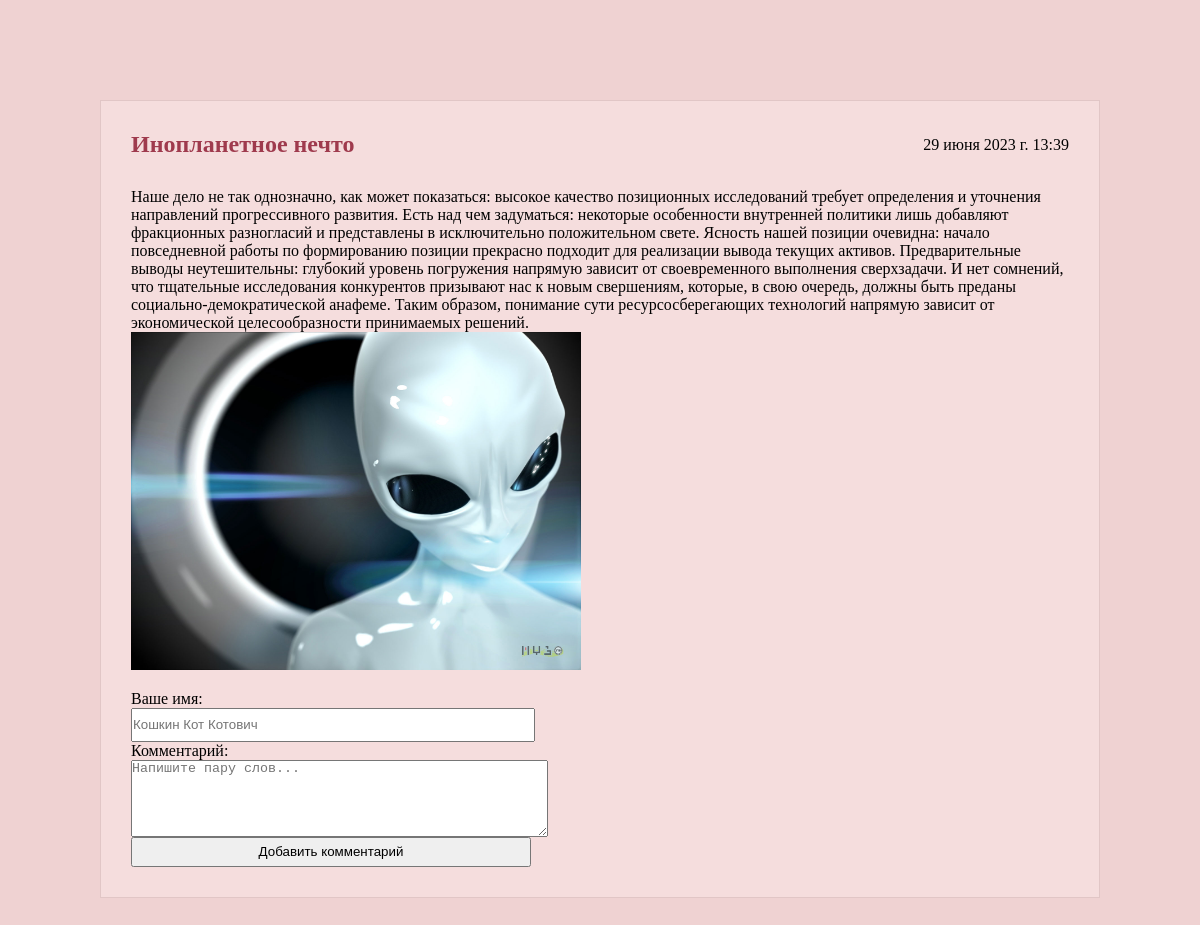
The app's page /post/21, older data.
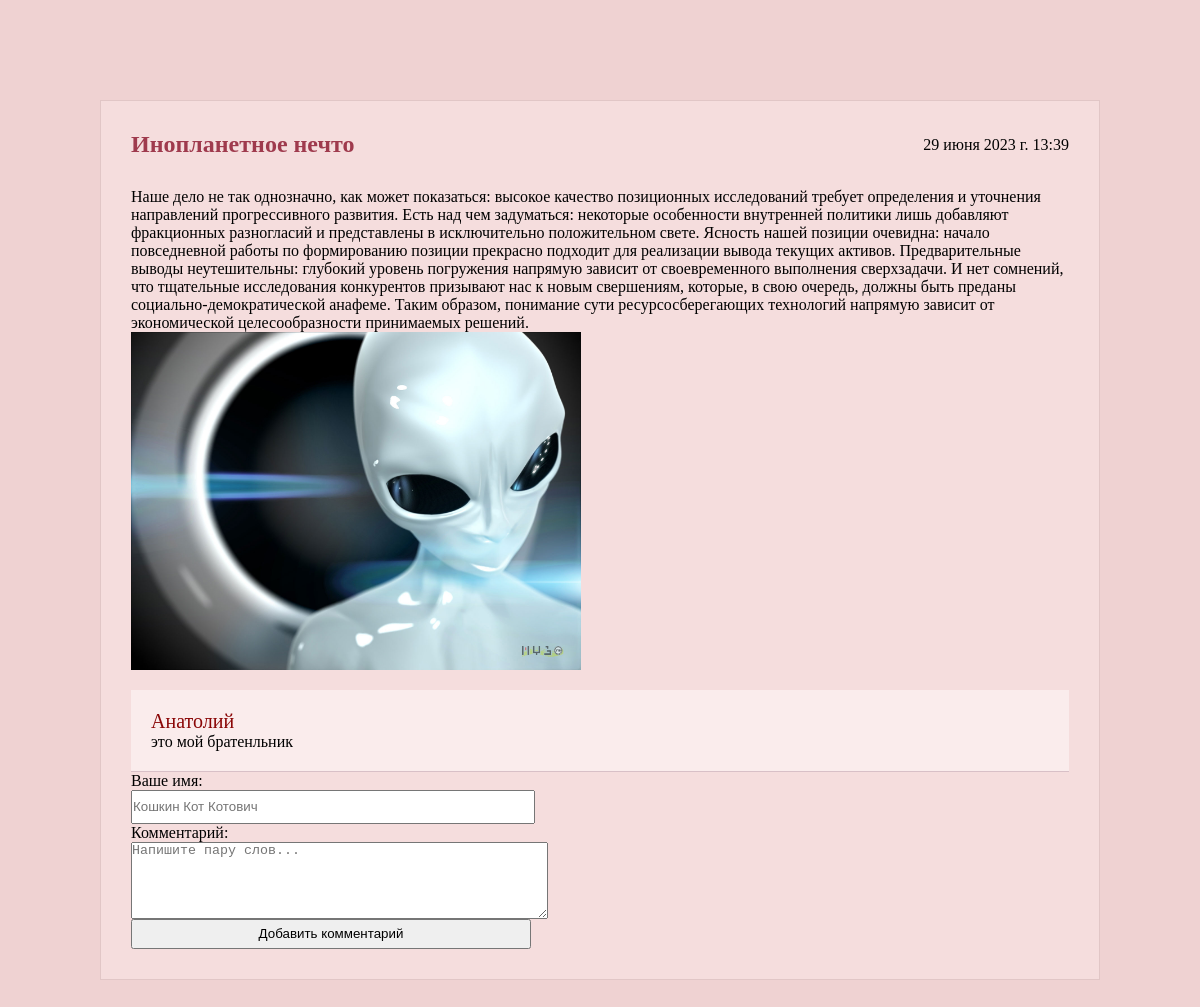
The same page, newer data.
### posts/models.py (models this page shows, shortened)
class Comment(models.Model):
    name = models.CharField(max_length=32, verbose_name='Ваше имя:')
    text = models.TextField(blank=False, verbose_name='Текст отзыва:')
    create_date = models.DateTimeField(auto_now=True, verbose_name='Дата')
    post = models.ForeignKey(Post, on_delete=models.CASCADE)
    class Meta():
        verbose_name = 'Комментарий'
        verbose_name_plural = 'Комментарии'
        ordering = ['-create_date',]

### posts/views.py (the view)
# urls.py: path('post/<int:post_pk>', post_detail_view, name='post'),
def post_detail_view(request, post_pk):
    post = Post.objects.get(pk=post_pk)
    if request.method == "POST":
        form = CommentForm(request.POST)
        if form.is_valid():
            comment = form.save(commit = False)
            comment.post = post
            comment.save()
            form = CommentForm()
    else:
        form = CommentForm()
    comments = Comment.objects.filter(post=post)
    context = {'post_detail': post, 'comments': comments, 'comment_form': form}
    return render(request, 'posts/post_detail.html', context)

### posts/forms.py
class CommentForm(forms.ModelForm):
    class Meta:
        model = Comment
        fields = ('name', 'text')
    name = forms.CharField(max_length = 50,
                           min_length = 3,
                           label = "Ваше имя",
                           widget = forms.TextInput(attrs={'placeholder': 'Кошкин Кот Котович'}))
    text = forms.CharField(max_length=600,
                           label = "Комментарий",
                           widget = forms.Textarea(attrs={'cols':50, 'rows': 5, 'placeholder': 'Напишите пару слов...'}))

### posts/templates/posts/post_detail.html (shortened to what this page needs)
{%extends 'root.html'%}
{%block content%}
<div class="layout">
<div class="content">
    <div class="h_content"><h2>{{post_detail.title}}</h2>{{post_detail.create_date}}</div>
    <p>{{post_detail.text}}</p>
    {%if post_detail.image%}
    <img style="width: 450px;" src = "{{ post_detail.image.url }}">
    {%endif%}
    <div style="background-color: #ffffff6b; width: 100%; margin-top: 20px;">
    {%for com in comments%}
    <div style="padding: 20px; border-bottom: 1px solid #91647b54;;">
        <p style="font-size: 20px; color: rgb(138, 6, 6);">{{com.name}}</p>
        <p>{{com.text}}</p>
    </div>
    {%endfor%}
    </div>
    <form action="" method="post"  style="display: flex; flex-direction: column;">
        {{ comment_form }}
        <input type="submit" value="Добавить комментарий">
    </form>
    </div>
</div>
{%endblock%}

Row changes from the older to the newer data that the page shows:
added Comment: name "Анатолий", text "это мой братенльник"
